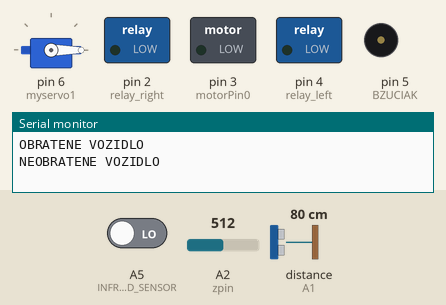
The sketch below on a simulated Arduino Uno, built with avr-gcc and run on an emulated ATmega328P. On the bench: servo, switched loads named in the sketch (green lamp = pin HIGH), buzzer (waves = sounding), the last lines printed to the serial monitor. The inputs (shaded band) are chosen by the test bench; at power-on: distance to the obstacle (sensor on A1) 80 cm, A2 (zpin) = 512, A5 (INFRARED_SENSOR) LOW.

Above: at 3.4 s.
3.5 s: distance to the obstacle (sensor on A1) set to 33 cm
At 5.96 s:
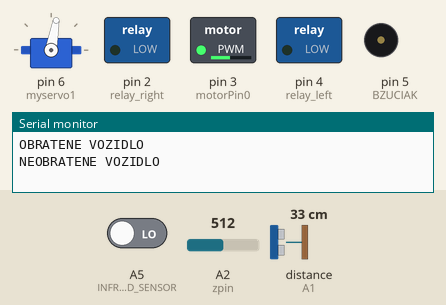
6.5 s: distance to the obstacle (sensor on A1) set to 29 cm
At 6.92 s:
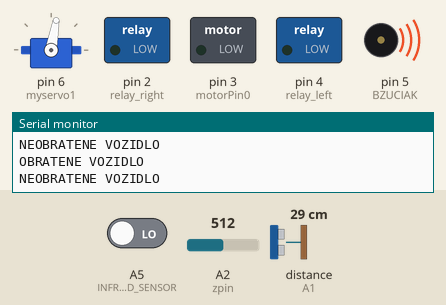
8.6 s: distance to the obstacle (sensor on A1) set to 2 cm
At 11.52 s:
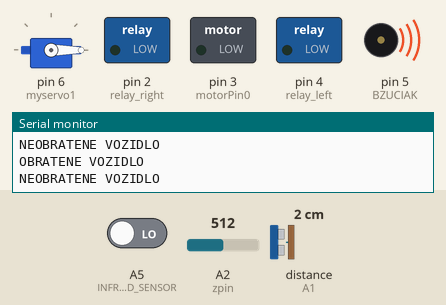
14.6 s: A2 (zpin) set to 316
17.6 s: A2 (zpin) set to 284
20.6 s: A2 (zpin) set to 306
At 23.4 s:
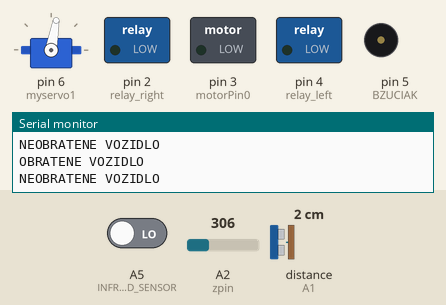
Timing chart, 0 to 24.6 s (numbered marks = the images above; inputs shaded):
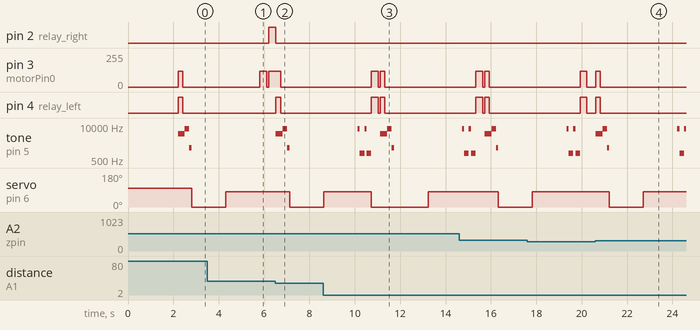

Measured:
- the behaviour switches between 31 and 30 cm on distance to the obstacle (sensor on A1) (found by bisection; images 1 and 2)
- after the input at 6.5 s, pin 2 (relay_right): HIGH → LOW at once; pin 3 (motorPin0): 120/255 → 0/255 after 0.22 s; pin 4 (relay_left): LOW → HIGH at once, → LOW 0.20 s later; tone on pin 5 (BZUCIAK): silent → 5000 Hz at once, → 8000 Hz 0.30 s later, → 1500 Hz 0.20 s later, → silent 0.10 s later; servo on pin 6 (myservo1): 80° → 0° after 0.62 s
- after the input at 20.6 s, pin 3 (motorPin0): 0/255 → 120/255 at once, → 0/255 0.20 s later; pin 4 (relay_left): LOW → HIGH at once, → LOW 0.20 s later

The sketch:

Car2.ino
```cpp
/*---------------------------------------------------------- KNIZNICE -------------------------------------------------------*/

#include <Servo.h>          // SERVO KNIZNICA
#include <NewPing.h>        // NEWPING KNIZNICA
#include <TimerFreeTone.h>  // TONE KNIZNICA


class MACROS
{
  public:
#define BZUCIAK 5 //buzzer to arduino pin 13
#define relay_left 4
#define relay_right 2
#define SONAR_NUM 1      // Pocet ultrasonickych senzorov
#define MAX_DISTANCE 200 // Maximalna vziadalenost pre pingovanie

};

class VYPIS {
    public:
    virtual void f() { Serial.println("OBRATENE VOZIDLO"); }
};

class VYPIS2 : public VYPIS {
    public:
    virtual void f() { Serial.println("NEOBRATENE VOZIDLO"); }
};

    int z;
    const int zpin = A2;
    int distance;
    int motorPin0 = 3;
    const unsigned long period = 1000;
    unsigned long startMillis;


NewPing sonar[SONAR_NUM] = {   // Sensor object array.
  NewPing(A0, A1, MAX_DISTANCE), // Dolný senzor 2
};
Servo myservo1;  // create servo object to control a servo


void setup()
{
  Serial.begin(9600);
  pinMode(BZUCIAK, OUTPUT); // set Buzzer as output

  myservo1.attach(6);  // attaches the servo on pin 6 to the servo object


  pinMode(A5, INPUT); //INFRARED SENSOR

  pinMode(motorPin0, OUTPUT); // set mtorPin as output

  pinMode(4, OUTPUT); //Relay 1 - u
  pinMode(2, OUTPUT); //Relay 2 - u


  myservo1.write(100);   // Set at 100 degrees.
  delay(2000);              // Wait for 2s.
  int distance = readPing1();    // Get Ping Distance.
  delay(100);               // Wait for 100ms.

  analogWrite(motorPin0, 120); // send mSpeed value to motor
}

/*---------------------------------------------------------- LOOP -------------------------------------------------------*/
void loop()
{
  Stop();
  VYPIS* obj;
  obj = new VYPIS();
  obj->f();
  obj = new VYPIS2();
  obj->f();
  int x = analogRead(zpin);
  if (x > 300)
  {
    funkcia_main();
  }
}


void funkcia_main()
{
  int distanceRight = 0;  //Initialize right side distance
  int distanceLeft = 0;   //Initialize left side distance
  int distanceBack = 0;   //Initialize left side distance


  if (distance <= 30)
  {
    moveBackward();
    TimerFreeTone(BZUCIAK, 5000, 200);
    Stop();   //call stop function to stop the robot
    TimerFreeTone(BZUCIAK, 5000, 100);
    TimerFreeTone(BZUCIAK, 8000, 200);
    TimerFreeTone(BZUCIAK, 1500, 100);
    distanceRight = lookRight();    //call lookRight function to save distance in distanceRight variable
    delay(500);   //wait for 500ms
    distanceLeft = lookLeft();    //call lookLeft function to save distance in distanceLeft variable
    delay(500);   //wait for 500ms
    if (distanceRight <= 30 && distanceLeft <= 30)
    {
      TimerFreeTone(BZUCIAK, 8000, 100);
      TimerFreeTone(BZUCIAK, 900, 200);
      TimerFreeTone(BZUCIAK, 8000, 100);
      TimerFreeTone(BZUCIAK, 900, 200);
      do
      {
        moveBackward();

      }
      while (digitalRead(A5) == HIGH);;

    }

    if (distanceRight > distanceLeft)
    {
      turnRight();    //call function  to turn right
      delay(300);   //wait for 300ms
      Stop();   //call stop function to stop robot
      startMillis = millis();
    }
    else
    {
      turnLeft();   //call function to turn left
      delay(300);   //wait for 300ms
      Stop();   //call stop function to stop robot
      startMillis = millis();
    }
  }

  else
  {
    moveForward();    //call moveForward function to move robot in forward direction
  }

  distance = readPing1();    //call readPing function to calculate Distance

}


/*---------------------------------------------------------- LOOK RIGHT -------------------------------------------------------*/

int lookRight()     // lookRight Function for Servo Motor
{
  myservo1.write(0);   //make servo position at 0 degree
  delay(700);   //wait for 500ms
  int distance = readPing1();    //read distance
  delay(200);   //wait for 100ms
  return distance;    //return distance whenever lookRight function is called
}

/*---------------------------------------------------------- LOOK LEFT -------------------------------------------------------*/

int lookLeft()      // lookLeft Function for Servo Motor
{
  myservo1.write(80);   //make servo position at 0 degree
  delay(700);   //wait for 500ms
  int distance = readPing1();    //read distance
  delay(200);   //wait for 100ms
  return distance;    //return distance whenever lookLeft function is called
}

/*---------------------------------------------------------- PING DISTANCE  -----------------------------------------------------*/

int readPing1()      // readPing Function for Ultrasonic Sensor SPODNY.
{
  delay(100);                 // Wait 100ms between pings (about 20 pings/sec). 29ms should be the shortest delay between pings.
  int cm = sonar[0].ping_cm();   //Send ping, get ping distance in centimeters (cm).
  if (cm == 0)
  {
    cm = 250;
  }
  return cm;    //return distance whenever readPing function is called
}

/*---------------------------------------------------------- STOP -----------------------------------------------------*/
void Stop()       // Stop Function for Motor Driver.
{
  analogWrite(motorPin0, 0); // send mSpeed value to motor
  digitalWrite(relay_left, LOW);
  digitalWrite(relay_right, LOW);
}

/*--------------------------------------------------------- FORWARD -----------------------------------------------------*/

void moveForward()    // Move Forward Function for Motor Driver.
{
  digitalWrite(relay_left, LOW);
  digitalWrite(relay_right, HIGH);
  makeboth_move();
}

/*--------------------------------------------------------- BACKWARD ----------------------------------------------------*/

void moveBackward()   // Move Backward Function for Motor Driver.
{
  digitalWrite(relay_left, HIGH);
  digitalWrite(relay_right, LOW);
  makeboth_move();
}

/*--------------------------------------------------------- RIGHT ----------------------------------------------------*/

void turnRight()      // Turn Right Function for Motor Driver.
{
  myservo1.write(0);
  makeboth_move();
}

/*---------------------------------------------------------- LEFT ----------------------------------------------------*/
void turnLeft()       // Turn Left Function for Motor Driver.
{
  myservo1.write(80);
  makeboth_move();
}


void makeboth_move()
{
  analogWrite(motorPin0, 120); // send mSpeed value to motor
}
```
